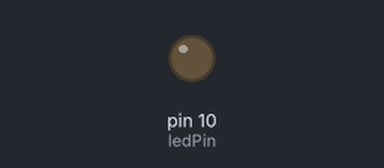
The sketch below on a simulated Arduino Uno, built with avr-gcc and run on an emulated ATmega328P. Parts: output pins drawn as LEDs (lit = HIGH).

Above: at 0.05 s.
At 2.35 s:
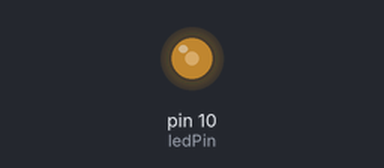
At 4.7 s:
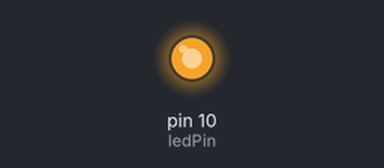
At 9.4 s:
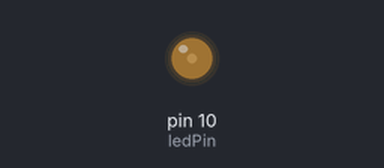
Timing chart, 0 to 13.5 s (numbered marks = the images above):
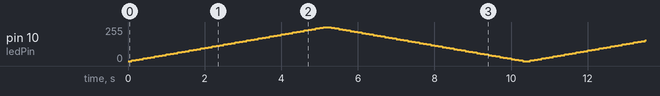

The sketch:

fading_blinker.ino
```cpp
// Program to make the LED flicker 10 times
int ledPin = 10;
void setup() {
  // put your setup code here, to run once:
  pinMode(ledPin, OUTPUT);
}

void loop() {
  // put your main code here, to run repeatedly:
  for (int i=0; i<10; i++){
     for (int fadeLevel=0; fadeLevel<=255; fadeLevel+=5){
    analogWrite(ledPin, fadeLevel);
    delay(100);
    }
  for (int dfadeLevel=255; dfadeLevel>=0; dfadeLevel-=5){
    analogWrite(ledPin, dfadeLevel);
    delay(100);
  }

  }
}
```
